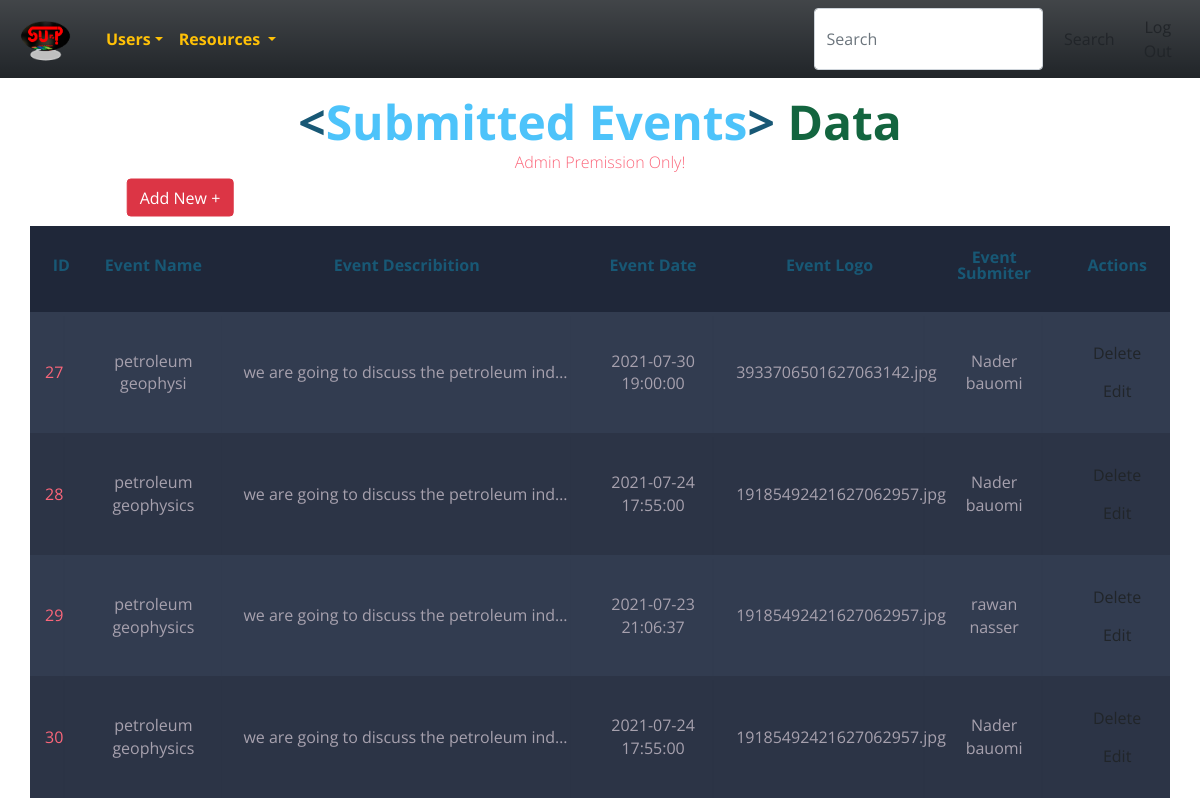
The page /admin/resources/events/index.php (signed in) on the database its author committed.
### tables this page shows
CREATE TABLE `events` (
  `id` int(11) NOT NULL,
  `event_name` char(60) NOT NULL,
  `event_describtion` varchar(200) NOT NULL,
  `eventDate` timestamp NOT NULL DEFAULT current_timestamp() ON UPDATE current_timestamp(),
  `event_logo` varchar(110) NOT NULL,
  `event_submiter` int(11) DEFAULT NULL
);

CREATE TABLE `users` (
  `id` int(11) NOT NULL,
  `name` char(50) NOT NULL,
  `email` char(80) NOT NULL,
  `password` char(50) NOT NULL,
  `phone` int(11) NOT NULL,
  `gender` char(40) NOT NULL,
  `user_type` int(11) DEFAULT NULL
);

### admin/resources/events/index.php (the view, shortened to what this page needs)
<?php
require '../../../dbConnection.php';
require "../headeradmin.php";
$sql = "select events.* , users.id as userID , users.name as submiter from events join users on events.event_submiter = users.id order by events.id asc";
$op = mysqli_query($con, $sql);
?>
<!DOCTYPE html>
<html lang="en">
<head>
    <link rel="stylesheet" href="../../../css/display.css">
</head>
<body>
    <h1 class="head"><span class="blue">&lt;</span>Submitted Events<span class="blue">&gt;</span> <span class="yellow">Data</pan>
    </h1>
    <h2>Admin Premission Only! <br><br>
    </h2>
    <a href="create.php" class="btn btn-danger add" style="    color: #fff ;
    background-color: #dc3545;
    border-color: #dc3545;">Add New +</a>
    <table class="container">
        <thead>
            <tr>
                <th>
                    <h1>ID</h1>
                </th>
                <th>
                    <h1>Event Name</h1>
                </th>
                <th>
                    <h1>Event Describition</h1>
                </th>
                <th>
                    <h1> Event Date</h1>
                </th>
                <th>
                    <h1>Event Logo</h1>
                </th>
                <th>
                    <h1>Event Submiter</h1>
                </th>
                <th>
                    <h1>Actions</h1>
                </th>
            </tr>
        </thead>
        <tbody>
            <?php while ($data = mysqli_fetch_assoc($op)) { ?>
                <tr>
                    <td><?php echo $data['id']; ?></td>
                    <td><?php echo $data['event_name']; ?></td>
                    <td style="white-space: nowrap;overflow: hidden;text-overflow: ellipsis; width:8%"><?php echo $data['event_describtion']; ?></td>
                    <td style="text-align: center;"><?php echo $data['eventDate']; ?></td>
                    <td><?php echo $data['event_logo']; ?></td>
                    <td><?php echo $data['submiter']; ?></td>
                    <td>
                        <a href="delete.php?id=<?php echo $data['id'] ?>" class="btn btn-danger ">Delete</a>
                        <a href="edit.php?id=<?php echo $data['id']; ?>" class="btn btn-success ">Edit</a>
                    </td>
                </tr>
            <?php } ?>
        </tbody>
    </table>
</body>
</html>

### css/display.css (style rules this page uses)
body { font-family: 'Open Sans', sans-serif; font-weight: 300; line-height: 1.42em; color: #A7A1AE; background: url(http://cdn.magdeleine.co/wp-content/uploads/2014/05/3jPYgeVCTWCMqjtb7Dqi_IMG_8251-1400x933.jpg); background-size: cover; background-repeat: no-repeat; perspective: 300px; }
h1 { font-size: 3em; font-weight: 300; line-height: 1em; text-align: center; color: #4DC3FA; font-weight: bold; }
h2 { font-size: 1em; font-weight: 300; text-align: center; display: block; line-height: 1em; padding-bottom: 2em; color: #FB667A; }
.blue { color: #185875; }
.yellow { color: #13653f; }
.container th h1 { font-weight: bold; font-size: 1em; text-align: left; color: #185875; }
.container td { font-weight: normal; font-size: 1em; -webkit-box-shadow: 0 2px 2px -2px #0E1119; -moz-box-shadow: 0 2px 2px -2px #0E1119; box-shadow: 0 2px 2px -2px #0E1119; }
.container { text-align: left; overflow: hidden; width: 80%; margin: 0 auto; display: table; padding: 0 0 8em 0; }
.container td, .container th { padding-bottom: 2%; padding-top: 2%; padding-left: 2%; }
.container tr:nth-child(odd) { background-color: #323C50; }
.container tr:nth-child(even) { background-color: #2C3446; }
.container th { background-color: #1F2739; }
.container td:first-child { color: #FB667A; padding-left: 15px; }
.btn-success { color: #fff; background-color: #198754; border-color: #198754; }
.btn-danger { color: #fff; background-color: #dc3545; border-color: #dc3545; }
.btn { display: inline-block; font-weight: 400; line-height: 1.5; color: #212529; text-align: center; text-decoration: none; vertical-align: middle; cursor: pointer; -webkit-user-select: none; -moz-user-select: none; user-select: none; background-color: transparent; border: 1px solid transparent; padding: 0.375rem 0.75rem; font-size: 1rem; border-radius: 0.25rem; transition: color 0.15s ease-in-out, background-color 0.15s ease-in-out, border-color 0.15s ease-in-out, box-shadow 0.15s ease-in-out; }

### admin/resources/events/index.php (style rules this page uses)
.head { margin-top: 20px; }
.add { text-align: center; position: absolute; left: 15%; transform: translateX(-50%) translateY(-125%); }
table { width: 100% !important; }
th h1 { text-align: center !important; }
td { text-align: center !important; }

### rows shown on the page
events: id "27", event_name "petroleum geophysi", event_describtion "we are going to discuss the petroleum ind…", eventDate "2021-07-30 19:00:00", event_logo "3933706501627063142.jpg", event_submiter.name "Nader bauomi"
events: id "28", event_name "petroleum geophysics", event_describtion "we are going to discuss the petroleum ind…", eventDate "2021-07-24 17:55:00", event_logo "19185492421627062957.jpg", event_submiter.name "Nader bauomi"
events: id "29", event_name "petroleum geophysics", event_describtion "we are going to discuss the petroleum ind…", eventDate "2021-07-23 21:06:37", event_logo "19185492421627062957.jpg", event_submiter.name "rawan nasser"
events: id "30", event_name "petroleum geophysics", event_describtion "we are going to discuss the petroleum ind…", eventDate "2021-07-24 17:55:00", event_logo "19185492421627062957.jpg", event_submiter.name "Nader bauomi"
